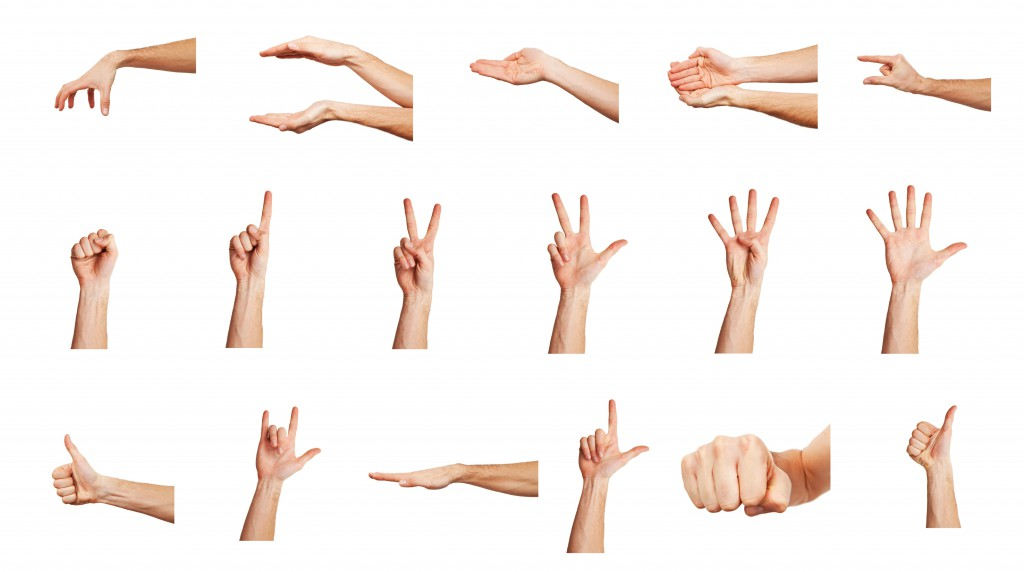
#> input picture hand.jpg, 1024 x 572 px
$ python LearnOpenCV_TemplateMatching.py
#> lines starting #> are read from the running program, lines starting #| are printed output that depends on the picture; after the words box and inside, x2 and y2 are one past the last pixel; in counts of white or black regions, pixels touching at a corner belong together; long printed decimals are rounded
import cv2
import numpy as np
from matplotlib import pyplot as plt
from pynput.mouse import Controller

def mouse_callback(event,x,y,flags,param):
    print("X= "+str(x)+"Y= "+str(y))


img_rgb = cv2.imread('hand.jpg')
#> img_rgb is the input picture: shape (572, 1024, 3); mean B, G, R 237.5, 241.5, 248.8
img_gray = cv2.cvtColor(img_rgb,cv2.COLOR_BGR2GRAY)
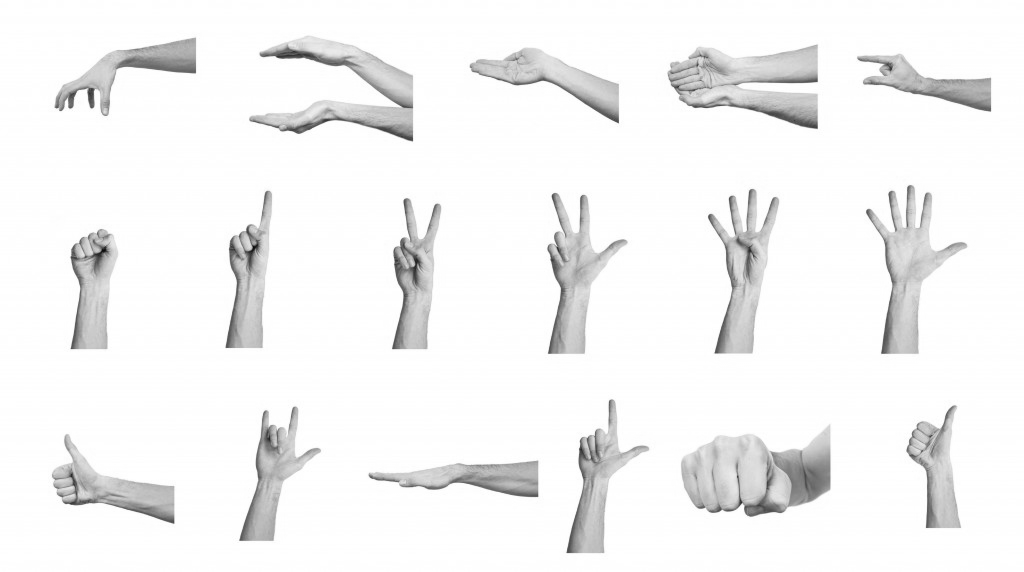
#> img_gray: shape (572, 1024); min 11, max 255, mean 243.2
temp = cv2.imread('handtemp2.jpg')
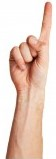
#> input picture handtemp2.jpg, 56 x 159 px
#> temp is the input picture: shape (159, 56, 3); mean B, G, R 197.9, 210, 233.4
temp_gray = cv2.cvtColor(temp,cv2.COLOR_BGR2GRAY)
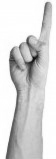
#> temp_gray: shape (159, 56); min 16, max 255, mean 215.6
w,h = temp_gray.shape[::-1]
#> w = 56; h = 159

res = cv2.matchTemplate(img_gray,temp_gray,cv2.TM_CCOEFF_NORMED)
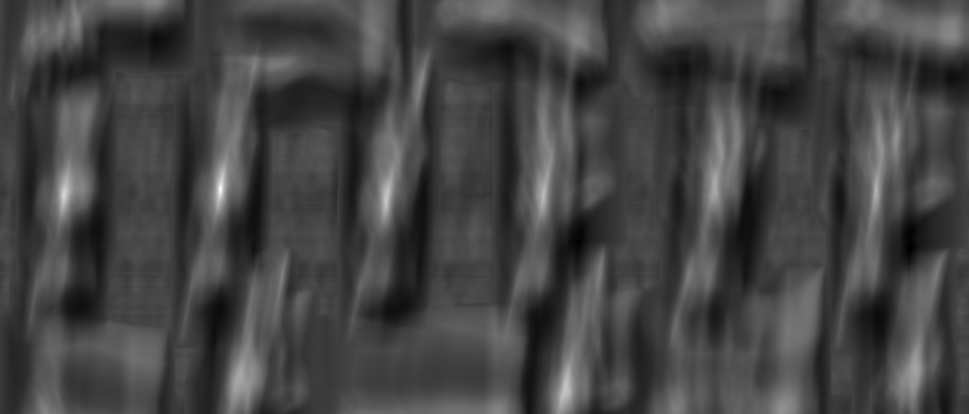
#> res: shape (414, 969) float32; min -0.384, max 0.999, mean -0.0119; drawn with min black and max white
min_val, max_val,min_loc,max_loc = cv2.minMaxLoc(res)
#> min_val = -0.384; max_val = 0.999; min_loc = (909, 248); max_loc = (220, 189)
print(min_val,max_val,min_loc,max_loc)
#| -0.3842 0.9992 (909, 248) (220, 189)


threshold = 0.9
loc = np.where(res >= threshold)
#> loc = 11 positions, rows 186 to 191, columns 219 to 221

for pt in zip(*loc[::1]):
    cv2.rectangle(img_rgb,pt,(pt[0] + w,pt[1]+h),(0,255,255),2)
#> this loop made 11 passes
#> pt on passes 1 to 11: (186, 220), (187, 220), (187, 221), (188, 220), (188, 221), (189, 219), (189, 220), (189, 221), (190, 219), (190, 220), (191, 220)
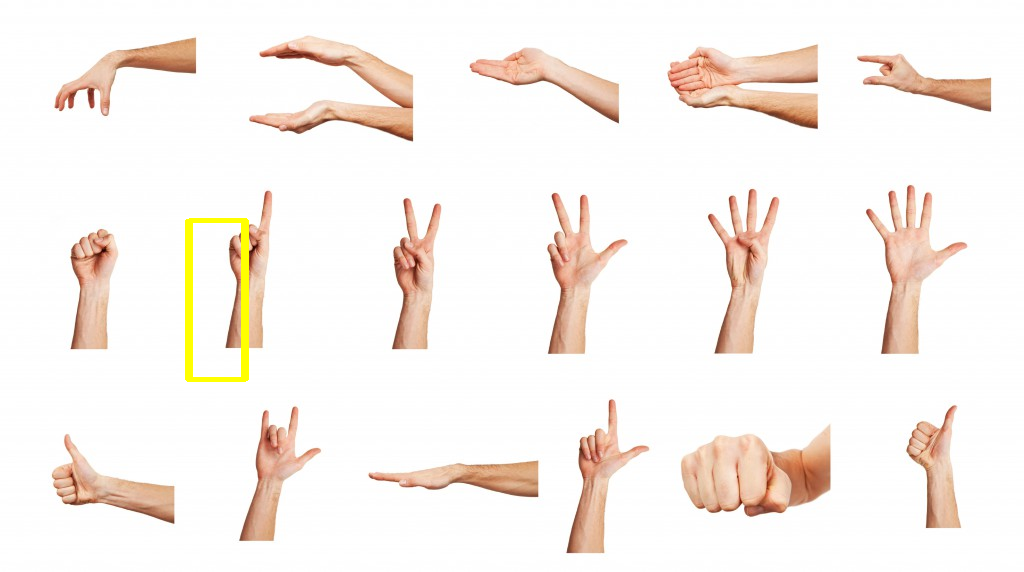
#> img_rgb: shape (572, 1024, 3); 0.53% of pixels changed, all inside (x1, y1, x2, y2) = (185, 218, 249, 382)
print(w)
#| 56
print(res)
#> (printed output is left out)
cv2.namedWindow('result')
cv2.setMouseCallback('result',mouse_callback)
cv2.imshow("test2",img_gray)
cv2.imshow("test",temp_gray)
cv2.imshow("result",img_rgb)
k = cv2.waitKey(0)  # 키보드 눌림 대기
#> (key Esc is pressed here)
if k == 27:  # ESC키
    cv2.destroyAllWindows();
